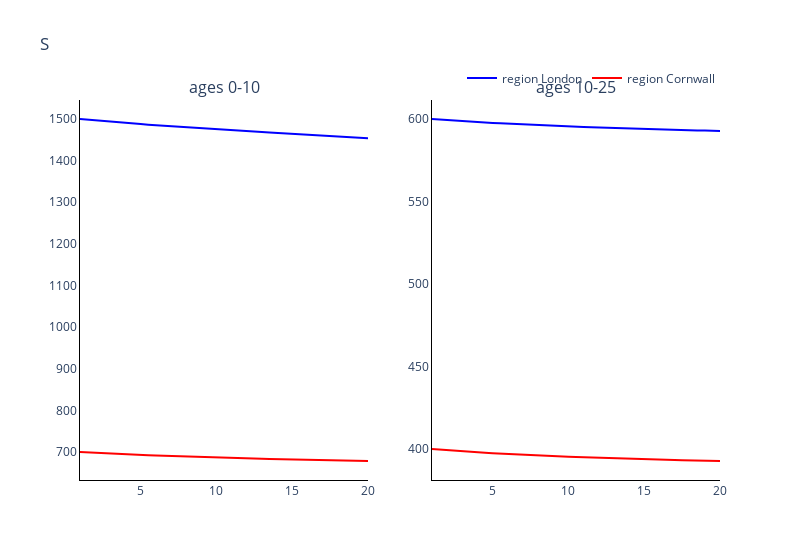
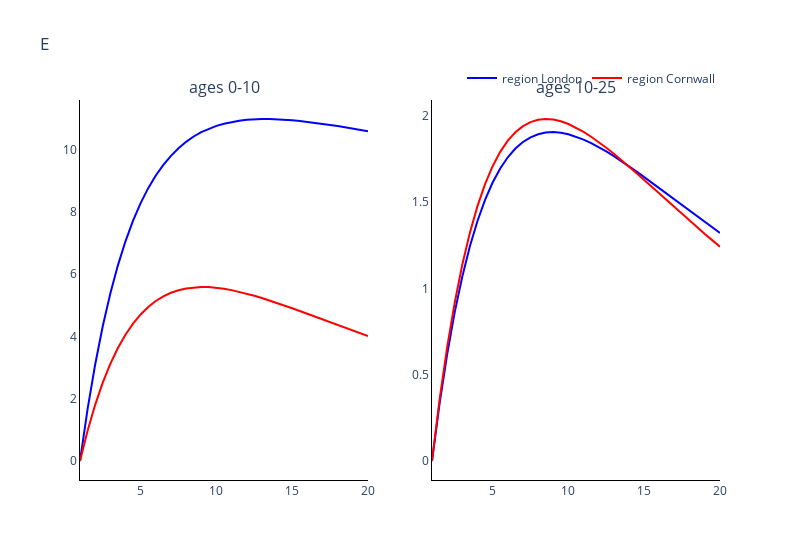
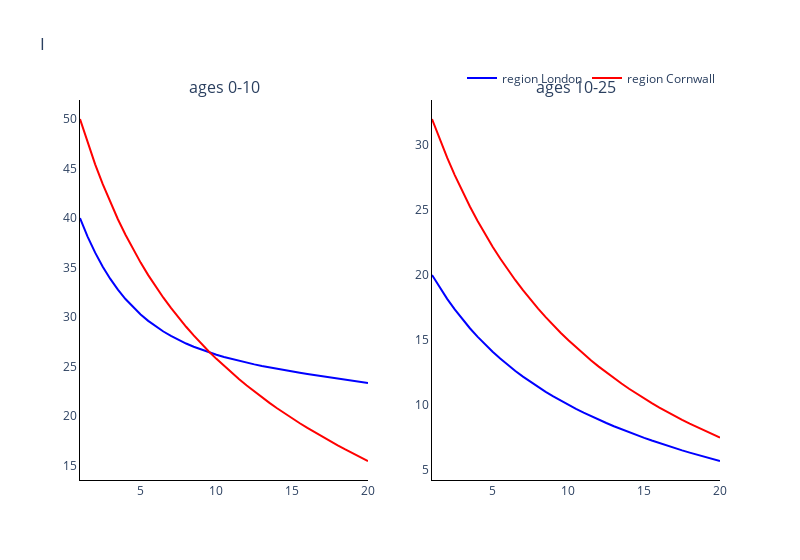
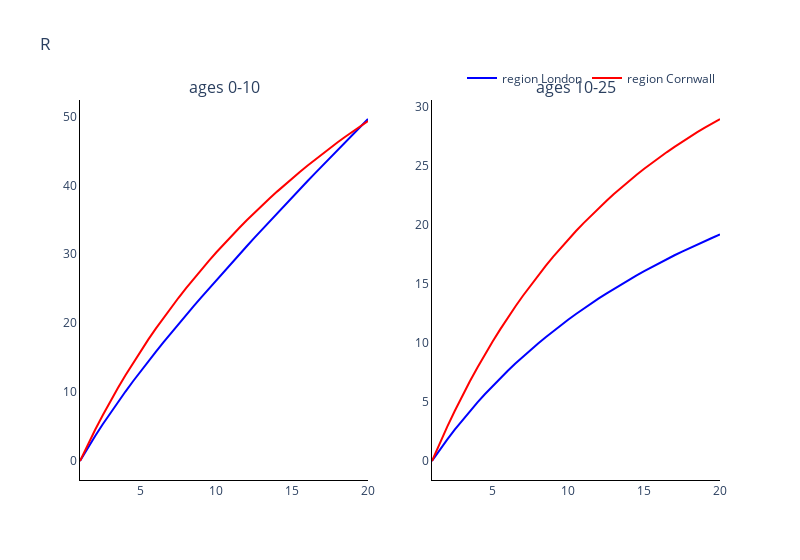

The code cell stored with these charts, in order, in its notebook:
### Markdown cell above
### Plot the comparments of the two methods against each other

### Code cell
# Trace names - represent the solver used for the simulation
trace_name = ['region {}'.format(r) for r in regions]

# Compartment list - type and age
comparments = []
for n in model.output_names():
    comparments.append('{}'.format(n))

# Plot for each comparment
for c, comparment in enumerate(comparments):
    fig = go.Figure()
    fig = make_subplots(rows=int(np.ceil(len(age_groups)/2)), cols=2, subplot_titles=tuple('ages {}'.format(a) for a in age_groups))
    # Plot (line plot for each solver method for each age)
    for a, age in enumerate(age_groups):
        if a != 0:
            for o, out in enumerate(outputs):
                fig.add_trace(
                    go.Scatter(
                        y=out[:, c*len(age_groups)+a],
                        x=parameters.simulation_parameters.times,
                        mode='lines',
                        name=trace_name[o],
                        line_color=colours[o],
                        showlegend=False
                    ),
                    row= int(np.floor(a / 2)) + 1,
                    col= a % 2 + 1
                )
        
        else:
            for o, out in enumerate(outputs):
                fig.add_trace(
                    go.Scatter(
                        y=out[:, c*len(age_groups)+a],
                        x=parameters.simulation_parameters.times,
                        mode='lines',
                        name=trace_name[o],
                        line_color=colours[o]
                    ),
                    row= int(np.floor(a / 2)) + 1,
                    col= a % 2 + 1
                )

    # Add axis labels
    fig.update_layout(
        boxmode='group',
        title=comparment, 
        width=800,
        plot_bgcolor='white',
        xaxis=dict(linecolor='black'),
        yaxis=dict(linecolor='black'),
        xaxis2=dict(linecolor='black'),
        yaxis2=dict(linecolor='black'),
        xaxis3=dict(linecolor='black'),
        yaxis3=dict(linecolor='black'),
        xaxis4=dict(linecolor='black'),
        yaxis4=dict(linecolor='black'),
        xaxis5=dict(linecolor='black'),
        yaxis5=dict(linecolor='black'),
        xaxis6=dict(linecolor='black'),
        yaxis6=dict(linecolor='black'),
        xaxis7=dict(linecolor='black'),
        yaxis7=dict(linecolor='black'),
        xaxis8=dict(linecolor='black'),
        yaxis8=dict(linecolor='black'),
        legend=dict(
            orientation="h",
            yanchor="bottom",
            y=1.02,
            xanchor="right",
            x=1
        ))

    fig.show()

### Figure 1 — Plotly figure (JSON) as saved in the notebook; plotly's stock layout.template omitted (floating-point values rounded to 4 significant figures)
{"data": [{"line": {"color": "blue"}, "mode": "lines", "name": "region London", "type": "scatter", "x": [1, 1.5, 2, 2.5, 3, 3.5, 4, 4.5, 5, 5.5, 6, 6.5, 7, 7.5, 8, 8.5, 9, 9.5, 10, 10.5, 11, 11.5, 12, 12.5, 13, 13.5, 14, 14.5, 15, 15.5, 16, 16.5, 17, 17.5, 18, 18.5, 19, 19.5, 20], "xaxis": "x", "y": [1500, 1498.0, 1497.0, 1495.0, 1493.0, 1492.0, 1491.0, 1489.0, 1488.0, 1486.0, 1485.0, 1484.0, 1483.0, 1481.0, 1480.0, 1479.0, 1478.0, 1477.0, 1475.0, 1474.0, 1473.0, 1472.0, 1471.0, 1470.0, 1469.0, 1468.0, 1466.0, 1465.0, 1464.0, 1463.0, 1462.0, 1461.0, 1460.0, 1459.0, 1458.0, 1457.0, 1456.0, 1455.0, 1454.0], "yaxis": "y"}, {"line": {"color": "red"}, "mode": "lines", "name": "region Cornwall", "type": "scatter", "x": [1, 1.5, 2, 2.5, 3, 3.5, 4, 4.5, 5, 5.5, 6, 6.5, 7, 7.5, 8, 8.5, 9, 9.5, 10, 10.5, 11, 11.5, 12, 12.5, 13, 13.5, 14, 14.5, 15, 15.5, 16, 16.5, 17, 17.5, 18, 18.5, 19, 19.5, 20], "xaxis": "x", "y": [700, 699.0, 698.0, 697.1, 696.2, 695.3, 694.5, 693.8, 693.0, 692.3, 691.6, 690.9, 690.3, 689.6, 689.0, 688.4, 687.9, 687.3, 686.8, 686.3, 685.7, 685.3, 684.8, 684.3, 683.8, 683.4, 683.0, 682.6, 682.1, 681.7, 681.4, 681.0, 680.6, 680.3, 679.9, 679.6, 679.2, 678.9, 678.6], "yaxis": "y"}, {"line": {"color": "blue"}, "mode": "lines", "name": "region London", "showlegend": false, "type": "scatter", "x": [1, 1.5, 2, 2.5, 3, 3.5, 4, 4.5, 5, 5.5, 6, 6.5, 7, 7.5, 8, 8.5, 9, 9.5, 10, 10.5, 11, 11.5, 12, 12.5, 13, 13.5, 14, 14.5, 15, 15.5, 16, 16.5, 17, 17.5, 18, 18.5, 19, 19.5, 20], "xaxis": "x2", "y": [600, 599.6, 599.3, 599.0, 598.7, 598.4, 598.1, 597.9, 597.6, 597.4, 597.1, 596.9, 596.7, 596.5, 596.2, 596.0, 595.9, 595.7, 595.5, 595.3, 595.1, 595.0, 594.8, 594.7, 594.5, 594.4, 594.2, 594.1, 593.9, 593.8, 593.7, 593.6, 593.4, 593.3, 593.2, 593.1, 593.0, 592.9, 592.8], "yaxis": "y2"}, {"line": {"color": "red"}, "mode": "lines", "name": "region Cornwall", "showlegend": false, "type": "scatter", "x": [1, 1.5, 2, 2.5, 3, 3.5, 4, 4.5, 5, 5.5, 6, 6.5, 7, 7.5, 8, 8.5, 9, 9.5, 10, 10.5, 11, 11.5, 12, 12.5, 13, 13.5, 14, 14.5, 15, 15.5, 16, 16.5, 17, 17.5, 18, 18.5, 19, 19.5, 20], "xaxis": "x2", "y": [400, 399.6, 399.3, 398.9, 398.6, 398.3, 398.0, 397.7, 397.5, 397.2, 397.0, 396.7, 396.5, 396.3, 396.1, 395.9, 395.7, 395.5, 395.3, 395.1, 394.9, 394.8, 394.6, 394.5, 394.3, 394.2, 394.1, 393.9, 393.8, 393.7, 393.6, 393.5, 393.3, 393.2, 393.1, 393.0, 392.9, 392.9, 392.8], "yaxis": "y2"}], "layout": {"annotations": [{"font": {"size": 16}, "showarrow": false, "text": "ages 0-10", "x": 0.225, "xanchor": "center", "xref": "paper", "y": 1, "yanchor": "bottom", "yref": "paper"}, {"font": {"size": 16}, "showarrow": false, "text": "ages 10-25", "x": 0.775, "xanchor": "center", "xref": "paper", "y": 1, "yanchor": "bottom", "yref": "paper"}], "boxmode": "group", "legend": {"orientation": "h", "x": 1, "xanchor": "right", "y": 1.02, "yanchor": "bottom"}, "plot_bgcolor": "white", "title": {"text": "S"}, "width": 800, "xaxis": {"anchor": "y", "domain": [0, 0.45], "linecolor": "black"}, "xaxis2": {"anchor": "y2", "domain": [0.55, 1], "linecolor": "black"}, "xaxis3": {"linecolor": "black"}, "xaxis4": {"linecolor": "black"}, "xaxis5": {"linecolor": "black"}, "xaxis6": {"linecolor": "black"}, "xaxis7": {"linecolor": "black"}, "xaxis8": {"linecolor": "black"}, "yaxis": {"anchor": "x", "domain": [0, 1], "linecolor": "black"}, "yaxis2": {"anchor": "x2", "domain": [0, 1], "linecolor": "black"}, "yaxis3": {"linecolor": "black"}, "yaxis4": {"linecolor": "black"}, "yaxis5": {"linecolor": "black"}, "yaxis6": {"linecolor": "black"}, "yaxis7": {"linecolor": "black"}, "yaxis8": {"linecolor": "black"}}}

### Figure 2 — Plotly figure (JSON) as saved in the notebook; plotly's stock layout.template omitted (floating-point values rounded to 4 significant figures)
{"data": [{"line": {"color": "blue"}, "mode": "lines", "name": "region London", "type": "scatter", "x": [1, 1.5, 2, 2.5, 3, 3.5, 4, 4.5, 5, 5.5, 6, 6.5, 7, 7.5, 8, 8.5, 9, 9.5, 10, 10.5, 11, 11.5, 12, 12.5, 13, 13.5, 14, 14.5, 15, 15.5, 16, 16.5, 17, 17.5, 18, 18.5, 19, 19.5, 20], "xaxis": "x", "y": [0, 1.666, 3.098, 4.328, 5.381, 6.283, 7.056, 7.718, 8.283, 8.762, 9.168, 9.51, 9.8, 10.04, 10.25, 10.42, 10.56, 10.67, 10.76, 10.83, 10.88, 10.93, 10.96, 10.97, 10.98, 10.98, 10.97, 10.96, 10.94, 10.92, 10.89, 10.86, 10.83, 10.79, 10.76, 10.72, 10.68, 10.63, 10.59], "yaxis": "y"}, {"line": {"color": "red"}, "mode": "lines", "name": "region Cornwall", "type": "scatter", "x": [1, 1.5, 2, 2.5, 3, 3.5, 4, 4.5, 5, 5.5, 6, 6.5, 7, 7.5, 8, 8.5, 9, 9.5, 10, 10.5, 11, 11.5, 12, 12.5, 13, 13.5, 14, 14.5, 15, 15.5, 16, 16.5, 17, 17.5, 18, 18.5, 19, 19.5, 20], "xaxis": "x", "y": [0, 0.9714, 1.804, 2.514, 3.117, 3.627, 4.054, 4.412, 4.707, 4.947, 5.139, 5.288, 5.402, 5.485, 5.542, 5.576, 5.59, 5.585, 5.565, 5.531, 5.487, 5.433, 5.373, 5.306, 5.235, 5.158, 5.077, 4.993, 4.907, 4.818, 4.728, 4.638, 4.548, 4.458, 4.368, 4.278, 4.189, 4.101, 4.013], "yaxis": "y"}, {"line": {"color": "blue"}, "mode": "lines", "name": "region London", "showlegend": false, "type": "scatter", "x": [1, 1.5, 2, 2.5, 3, 3.5, 4, 4.5, 5, 5.5, 6, 6.5, 7, 7.5, 8, 8.5, 9, 9.5, 10, 10.5, 11, 11.5, 12, 12.5, 13, 13.5, 14, 14.5, 15, 15.5, 16, 16.5, 17, 17.5, 18, 18.5, 19, 19.5, 20], "xaxis": "x2", "y": [0, 0.3332, 0.6188, 0.8627, 1.07, 1.245, 1.391, 1.514, 1.614, 1.696, 1.761, 1.811, 1.849, 1.876, 1.894, 1.904, 1.906, 1.903, 1.894, 1.88, 1.863, 1.842, 1.82, 1.794, 1.767, 1.739, 1.709, 1.677, 1.646, 1.613, 1.58, 1.548, 1.515, 1.482, 1.449, 1.417, 1.385, 1.353, 1.321], "yaxis": "y2"}, {"line": {"color": "red"}, "mode": "lines", "name": "region Cornwall", "showlegend": false, "type": "scatter", "x": [1, 1.5, 2, 2.5, 3, 3.5, 4, 4.5, 5, 5.5, 6, 6.5, 7, 7.5, 8, 8.5, 9, 9.5, 10, 10.5, 11, 11.5, 12, 12.5, 13, 13.5, 14, 14.5, 15, 15.5, 16, 16.5, 17, 17.5, 18, 18.5, 19, 19.5, 20], "xaxis": "x2", "y": [0, 0.3553, 0.6596, 0.9189, 1.138, 1.323, 1.477, 1.605, 1.709, 1.792, 1.857, 1.906, 1.941, 1.964, 1.978, 1.982, 1.979, 1.969, 1.953, 1.932, 1.907, 1.879, 1.849, 1.816, 1.781, 1.745, 1.707, 1.668, 1.629, 1.589, 1.55, 1.51, 1.47, 1.431, 1.392, 1.354, 1.316, 1.279, 1.242], "yaxis": "y2"}], "layout": {"annotations": [{"font": {"size": 16}, "showarrow": false, "text": "ages 0-10", "x": 0.225, "xanchor": "center", "xref": "paper", "y": 1, "yanchor": "bottom", "yref": "paper"}, {"font": {"size": 16}, "showarrow": false, "text": "ages 10-25", "x": 0.775, "xanchor": "center", "xref": "paper", "y": 1, "yanchor": "bottom", "yref": "paper"}], "boxmode": "group", "legend": {"orientation": "h", "x": 1, "xanchor": "right", "y": 1.02, "yanchor": "bottom"}, "plot_bgcolor": "white", "title": {"text": "E"}, "width": 800, "xaxis": {"anchor": "y", "domain": [0, 0.45], "linecolor": "black"}, "xaxis2": {"anchor": "y2", "domain": [0.55, 1], "linecolor": "black"}, "xaxis3": {"linecolor": "black"}, "xaxis4": {"linecolor": "black"}, "xaxis5": {"linecolor": "black"}, "xaxis6": {"linecolor": "black"}, "xaxis7": {"linecolor": "black"}, "xaxis8": {"linecolor": "black"}, "yaxis": {"anchor": "x", "domain": [0, 1], "linecolor": "black"}, "yaxis2": {"anchor": "x2", "domain": [0, 1], "linecolor": "black"}, "yaxis3": {"linecolor": "black"}, "yaxis4": {"linecolor": "black"}, "yaxis5": {"linecolor": "black"}, "yaxis6": {"linecolor": "black"}, "yaxis7": {"linecolor": "black"}, "yaxis8": {"linecolor": "black"}}}

### Figure 3 — Plotly figure (JSON) as saved in the notebook; plotly's stock layout.template omitted (floating-point values rounded to 4 significant figures)
{"data": [{"line": {"color": "blue"}, "mode": "lines", "name": "region London", "type": "scatter", "x": [1, 1.5, 2, 2.5, 3, 3.5, 4, 4.5, 5, 5.5, 6, 6.5, 7, 7.5, 8, 8.5, 9, 9.5, 10, 10.5, 11, 11.5, 12, 12.5, 13, 13.5, 14, 14.5, 15, 15.5, 16, 16.5, 17, 17.5, 18, 18.5, 19, 19.5, 20], "xaxis": "x", "y": [40, 38.13, 36.51, 35.09, 33.85, 32.77, 31.83, 31.0, 30.26, 29.62, 29.05, 28.55, 28.1, 27.7, 27.33, 27.01, 26.71, 26.45, 26.2, 25.98, 25.78, 25.58, 25.4, 25.23, 25.07, 24.92, 24.77, 24.64, 24.5, 24.38, 24.25, 24.13, 24.01, 23.89, 23.78, 23.67, 23.56, 23.45, 23.34], "yaxis": "y"}, {"line": {"color": "red"}, "mode": "lines", "name": "region Cornwall", "type": "scatter", "x": [1, 1.5, 2, 2.5, 3, 3.5, 4, 4.5, 5, 5.5, 6, 6.5, 7, 7.5, 8, 8.5, 9, 9.5, 10, 10.5, 11, 11.5, 12, 12.5, 13, 13.5, 14, 14.5, 15, 15.5, 16, 16.5, 17, 17.5, 18, 18.5, 19, 19.5, 20], "xaxis": "x", "y": [50, 47.61, 45.42, 43.42, 41.58, 39.88, 38.31, 36.86, 35.5, 34.24, 33.06, 31.96, 30.93, 29.95, 29.03, 28.15, 27.32, 26.54, 25.79, 25.07, 24.39, 23.73, 23.1, 22.49, 21.91, 21.35, 20.81, 20.28, 19.78, 19.29, 18.81, 18.35, 17.91, 17.47, 17.05, 16.64, 16.24, 15.85, 15.48], "yaxis": "y"}, {"line": {"color": "blue"}, "mode": "lines", "name": "region London", "showlegend": false, "type": "scatter", "x": [1, 1.5, 2, 2.5, 3, 3.5, 4, 4.5, 5, 5.5, 6, 6.5, 7, 7.5, 8, 8.5, 9, 9.5, 10, 10.5, 11, 11.5, 12, 12.5, 13, 13.5, 14, 14.5, 15, 15.5, 16, 16.5, 17, 17.5, 18, 18.5, 19, 19.5, 20], "xaxis": "x2", "y": [20, 19.04, 18.16, 17.35, 16.6, 15.9, 15.25, 14.65, 14.09, 13.56, 13.07, 12.61, 12.17, 11.76, 11.37, 11.0, 10.65, 10.32, 9.998, 9.695, 9.405, 9.127, 8.86, 8.604, 8.358, 8.121, 7.893, 7.674, 7.462, 7.257, 7.059, 6.867, 6.682, 6.502, 6.328, 6.159, 5.995, 5.837, 5.682], "yaxis": "y2"}, {"line": {"color": "red"}, "mode": "lines", "name": "region Cornwall", "showlegend": false, "type": "scatter", "x": [1, 1.5, 2, 2.5, 3, 3.5, 4, 4.5, 5, 5.5, 6, 6.5, 7, 7.5, 8, 8.5, 9, 9.5, 10, 10.5, 11, 11.5, 12, 12.5, 13, 13.5, 14, 14.5, 15, 15.5, 16, 16.5, 17, 17.5, 18, 18.5, 19, 19.5, 20], "xaxis": "x2", "y": [32, 30.46, 29.02, 27.68, 26.43, 25.27, 24.17, 23.14, 22.17, 21.26, 20.4, 19.59, 18.83, 18.1, 17.41, 16.75, 16.13, 15.53, 14.97, 14.43, 13.91, 13.42, 12.95, 12.49, 12.06, 11.64, 11.24, 10.86, 10.49, 10.14, 9.795, 9.467, 9.151, 8.846, 8.552, 8.269, 7.996, 7.732, 7.478], "yaxis": "y2"}], "layout": {"annotations": [{"font": {"size": 16}, "showarrow": false, "text": "ages 0-10", "x": 0.225, "xanchor": "center", "xref": "paper", "y": 1, "yanchor": "bottom", "yref": "paper"}, {"font": {"size": 16}, "showarrow": false, "text": "ages 10-25", "x": 0.775, "xanchor": "center", "xref": "paper", "y": 1, "yanchor": "bottom", "yref": "paper"}], "boxmode": "group", "legend": {"orientation": "h", "x": 1, "xanchor": "right", "y": 1.02, "yanchor": "bottom"}, "plot_bgcolor": "white", "title": {"text": "I"}, "width": 800, "xaxis": {"anchor": "y", "domain": [0, 0.45], "linecolor": "black"}, "xaxis2": {"anchor": "y2", "domain": [0.55, 1], "linecolor": "black"}, "xaxis3": {"linecolor": "black"}, "xaxis4": {"linecolor": "black"}, "xaxis5": {"linecolor": "black"}, "xaxis6": {"linecolor": "black"}, "xaxis7": {"linecolor": "black"}, "xaxis8": {"linecolor": "black"}, "yaxis": {"anchor": "x", "domain": [0, 1], "linecolor": "black"}, "yaxis2": {"anchor": "x2", "domain": [0, 1], "linecolor": "black"}, "yaxis3": {"linecolor": "black"}, "yaxis4": {"linecolor": "black"}, "yaxis5": {"linecolor": "black"}, "yaxis6": {"linecolor": "black"}, "yaxis7": {"linecolor": "black"}, "yaxis8": {"linecolor": "black"}}}

### Figure 4 — Plotly figure (JSON) as saved in the notebook; plotly's stock layout.template omitted (floating-point values rounded to 4 significant figures)
{"data": [{"line": {"color": "blue"}, "mode": "lines", "name": "region London", "type": "scatter", "x": [1, 1.5, 2, 2.5, 3, 3.5, 4, 4.5, 5, 5.5, 6, 6.5, 7, 7.5, 8, 8.5, 9, 9.5, 10, 10.5, 11, 11.5, 12, 12.5, 13, 13.5, 14, 14.5, 15, 15.5, 16, 16.5, 17, 17.5, 18, 18.5, 19, 19.5, 20], "xaxis": "x", "y": [0, 1.855, 3.627, 5.327, 6.963, 8.545, 10.08, 11.57, 13.03, 14.45, 15.84, 17.21, 18.55, 19.88, 21.19, 22.48, 23.75, 25.01, 26.26, 27.5, 28.73, 29.95, 31.16, 32.37, 33.56, 34.75, 35.93, 37.1, 38.27, 39.43, 40.58, 41.73, 42.88, 44.01, 45.15, 46.27, 47.39, 48.51, 49.62], "yaxis": "y"}, {"line": {"color": "red"}, "mode": "lines", "name": "region Cornwall", "type": "scatter", "x": [1, 1.5, 2, 2.5, 3, 3.5, 4, 4.5, 5, 5.5, 6, 6.5, 7, 7.5, 8, 8.5, 9, 9.5, 10, 10.5, 11, 11.5, 12, 12.5, 13, 13.5, 14, 14.5, 15, 15.5, 16, 16.5, 17, 17.5, 18, 18.5, 19, 19.5, 20], "xaxis": "x", "y": [0, 2.317, 4.526, 6.636, 8.654, 10.59, 12.44, 14.23, 15.95, 17.6, 19.2, 20.75, 22.24, 23.68, 25.09, 26.44, 27.76, 29.04, 30.28, 31.49, 32.66, 33.81, 34.92, 36.0, 37.06, 38.08, 39.09, 40.06, 41.01, 41.94, 42.84, 43.73, 44.59, 45.43, 46.25, 47.05, 47.83, 48.59, 49.33], "yaxis": "y"}, {"line": {"color": "blue"}, "mode": "lines", "name": "region London", "showlegend": false, "type": "scatter", "x": [1, 1.5, 2, 2.5, 3, 3.5, 4, 4.5, 5, 5.5, 6, 6.5, 7, 7.5, 8, 8.5, 9, 9.5, 10, 10.5, 11, 11.5, 12, 12.5, 13, 13.5, 14, 14.5, 15, 15.5, 16, 16.5, 17, 17.5, 18, 18.5, 19, 19.5, 20], "xaxis": "x2", "y": [0, 0.9269, 1.81, 2.653, 3.459, 4.231, 4.97, 5.68, 6.363, 7.019, 7.652, 8.261, 8.85, 9.418, 9.967, 10.5, 11.01, 11.51, 11.99, 12.46, 12.91, 13.35, 13.78, 14.2, 14.6, 14.99, 15.37, 15.74, 16.1, 16.45, 16.79, 17.12, 17.44, 17.75, 18.06, 18.36, 18.64, 18.93, 19.2], "yaxis": "y2"}, {"line": {"color": "red"}, "mode": "lines", "name": "region Cornwall", "showlegend": false, "type": "scatter", "x": [1, 1.5, 2, 2.5, 3, 3.5, 4, 4.5, 5, 5.5, 6, 6.5, 7, 7.5, 8, 8.5, 9, 9.5, 10, 10.5, 11, 11.5, 12, 12.5, 13, 13.5, 14, 14.5, 15, 15.5, 16, 16.5, 17, 17.5, 18, 18.5, 19, 19.5, 20], "xaxis": "x2", "y": [0, 1.483, 2.895, 4.242, 5.527, 6.754, 7.928, 9.051, 10.13, 11.16, 12.15, 13.1, 14.01, 14.89, 15.73, 16.54, 17.32, 18.07, 18.8, 19.5, 20.17, 20.82, 21.44, 22.05, 22.63, 23.19, 23.74, 24.26, 24.77, 25.26, 25.73, 26.19, 26.63, 27.06, 27.47, 27.87, 28.26, 28.63, 28.99], "yaxis": "y2"}], "layout": {"annotations": [{"font": {"size": 16}, "showarrow": false, "text": "ages 0-10", "x": 0.225, "xanchor": "center", "xref": "paper", "y": 1, "yanchor": "bottom", "yref": "paper"}, {"font": {"size": 16}, "showarrow": false, "text": "ages 10-25", "x": 0.775, "xanchor": "center", "xref": "paper", "y": 1, "yanchor": "bottom", "yref": "paper"}], "boxmode": "group", "legend": {"orientation": "h", "x": 1, "xanchor": "right", "y": 1.02, "yanchor": "bottom"}, "plot_bgcolor": "white", "title": {"text": "R"}, "width": 800, "xaxis": {"anchor": "y", "domain": [0, 0.45], "linecolor": "black"}, "xaxis2": {"anchor": "y2", "domain": [0.55, 1], "linecolor": "black"}, "xaxis3": {"linecolor": "black"}, "xaxis4": {"linecolor": "black"}, "xaxis5": {"linecolor": "black"}, "xaxis6": {"linecolor": "black"}, "xaxis7": {"linecolor": "black"}, "xaxis8": {"linecolor": "black"}, "yaxis": {"anchor": "x", "domain": [0, 1], "linecolor": "black"}, "yaxis2": {"anchor": "x2", "domain": [0, 1], "linecolor": "black"}, "yaxis3": {"linecolor": "black"}, "yaxis4": {"linecolor": "black"}, "yaxis5": {"linecolor": "black"}, "yaxis6": {"linecolor": "black"}, "yaxis7": {"linecolor": "black"}, "yaxis8": {"linecolor": "black"}}}
